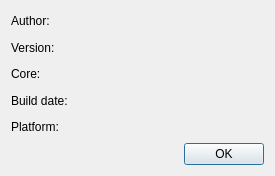
<?xml version="1.0" encoding="UTF-8"?>
<ui version="4.0">
 <class>AboutDialog</class>
 <widget class="QDialog" name="AboutDialog">
  <property name="geometry">
   <rect>
    <x>0</x>
    <y>0</y>
    <width>275</width>
    <height>176</height>
   </rect>
  </property>
  <property name="windowTitle">
   <string>Dialog</string>
  </property>
  <property name="windowIcon">
   <iconset resource="icons.qrc">
    <normaloff>:/FILES/assets/ProgramIcon.png</normaloff>:/FILES/assets/ProgramIcon.png</iconset>
  </property>
  <layout class="QVBoxLayout" name="verticalLayout_2">
   <item>
    <layout class="QVBoxLayout" name="verticalLayout">
     <item>
      <widget class="QLabel" name="lblAuthor">
       <property name="text">
        <string>Author:</string>
       </property>
      </widget>
     </item>
     <item>
      <widget class="QLabel" name="lblVersion">
       <property name="text">
        <string>Version:</string>
       </property>
      </widget>
     </item>
     <item>
      <widget class="QLabel" name="lblCore">
       <property name="text">
        <string>Core:</string>
       </property>
      </widget>
     </item>
     <item>
      <widget class="QLabel" name="lblBuild">
       <property name="text">
        <string>Build date:</string>
       </property>
      </widget>
     </item>
     <item>
      <widget class="QLabel" name="lblPlat">
       <property name="text">
        <string>Platform:</string>
       </property>
      </widget>
     </item>
    </layout>
   </item>
   <item>
    <widget class="QDialogButtonBox" name="buttonBox">
     <property name="orientation">
      <enum>Qt::Horizontal</enum>
     </property>
     <property name="standardButtons">
      <set>QDialogButtonBox::Ok</set>
     </property>
    </widget>
   </item>
  </layout>
 </widget>
 <resources>
  <include location="icons.qrc"/>
 </resources>
 <connections>
  <connection>
   <sender>buttonBox</sender>
   <signal>rejected()</signal>
   <receiver>AboutDialog</receiver>
   <slot>reject()</slot>
   <hints>
    <hint type="sourcelabel">
     <x>316</x>
     <y>260</y>
    </hint>
    <hint type="destinationlabel">
     <x>286</x>
     <y>274</y>
    </hint>
   </hints>
  </connection>
  <connection>
   <sender>buttonBox</sender>
   <signal>accepted()</signal>
   <receiver>AboutDialog</receiver>
   <slot>accept()</slot>
   <hints>
    <hint type="sourcelabel">
     <x>248</x>
     <y>254</y>
    </hint>
    <hint type="destinationlabel">
     <x>157</x>
     <y>274</y>
    </hint>
   </hints>
  </connection>
 </connections>
</ui>
